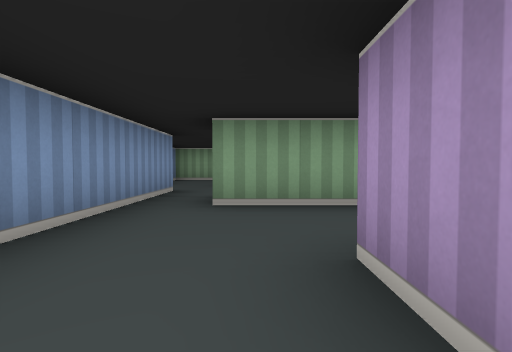
[1] (above)

19 first-person views from a walk through a cub3D ray-caster map. The camera is about half as high as the walls, tilts 2° down and sees 80° across. The floor is counted in squares. Each view is taken from the middle of a square. On the plan, view 1 faces up. The plan holds only what a view shows up to about 9 squares ahead; the rest is blank. The place goes on beyond the plan.

[2]
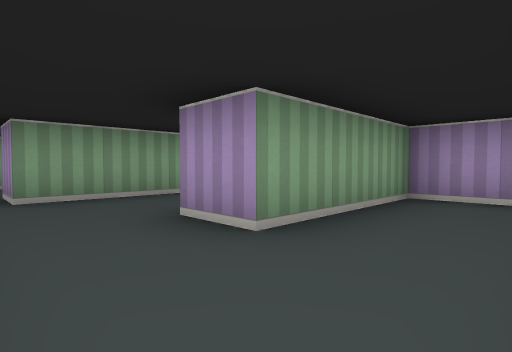

[3]
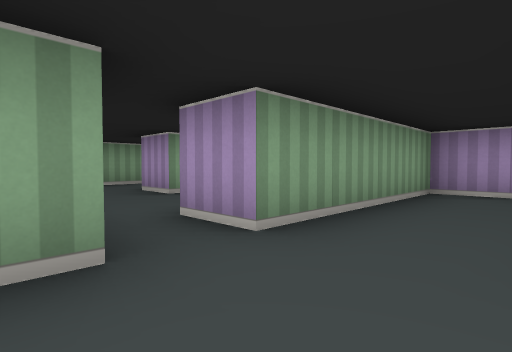

[4]
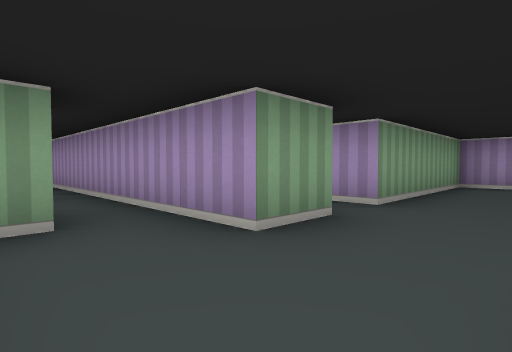

[5]
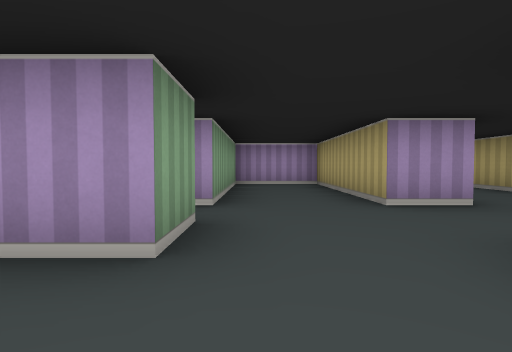

[6]
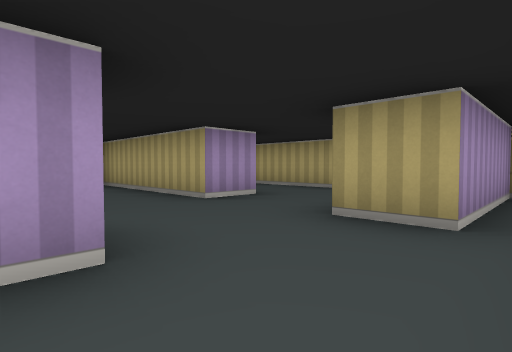

[7]
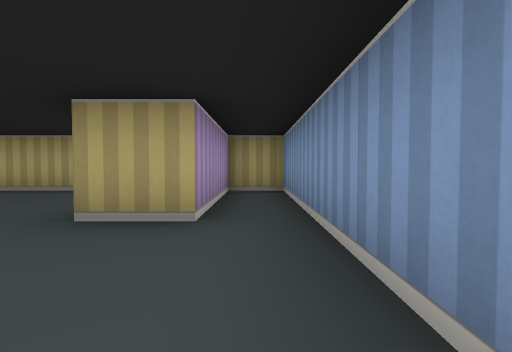

[8]
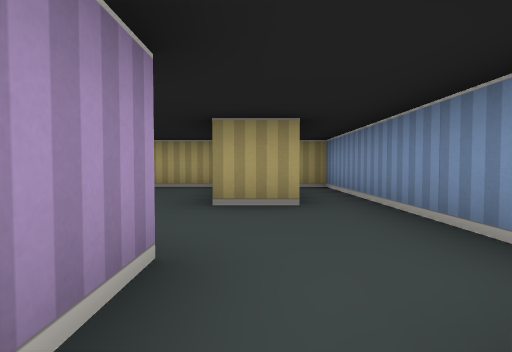

[9]
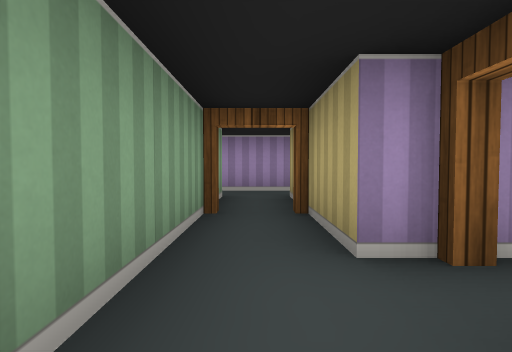

[10]
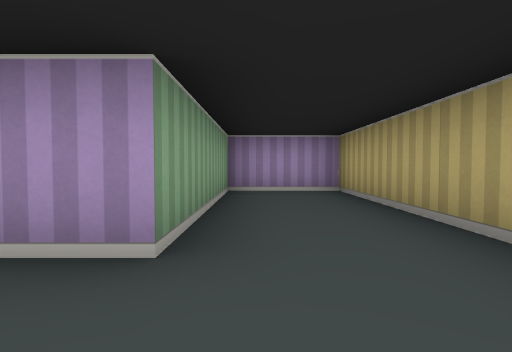

[11]
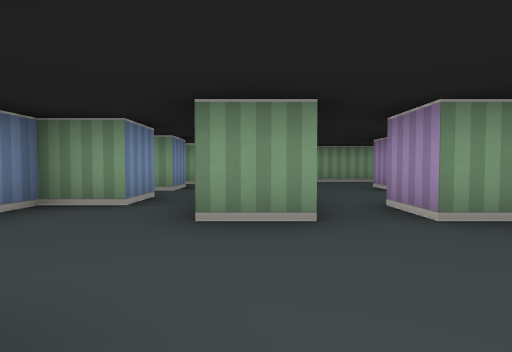

[12]
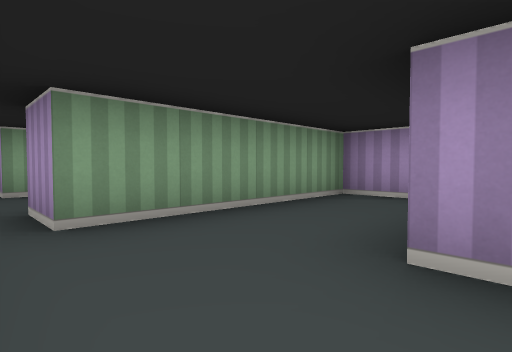

[13]
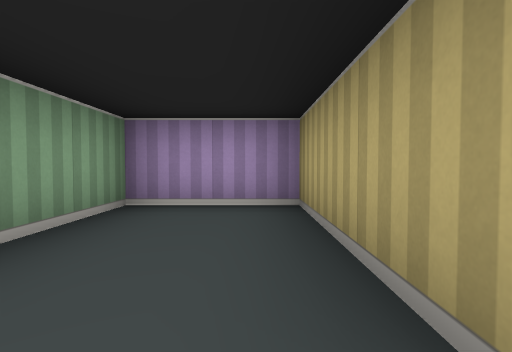

[14]
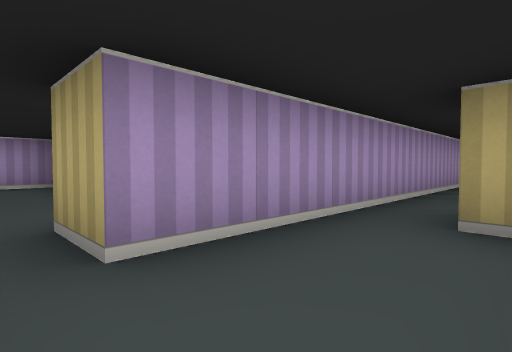

[15]
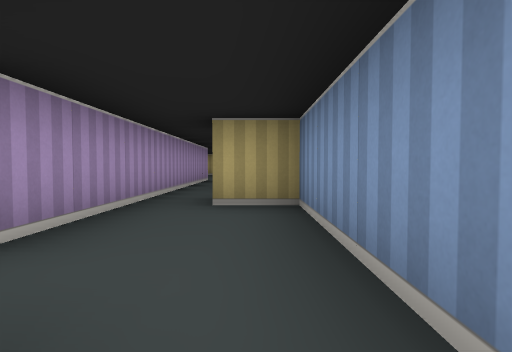

[16]
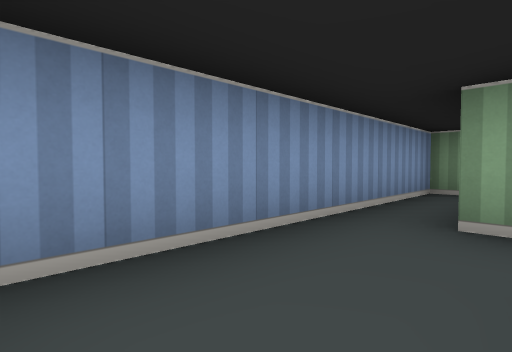

[17]
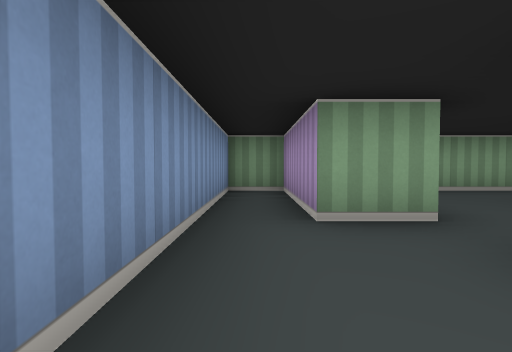

[18]
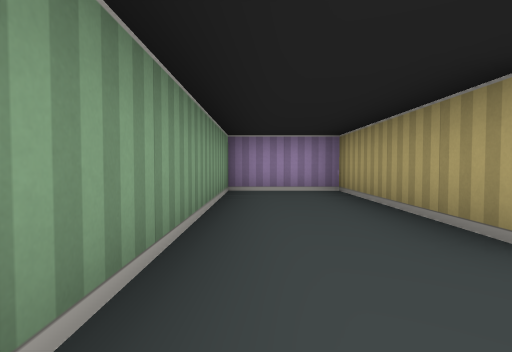

[19]
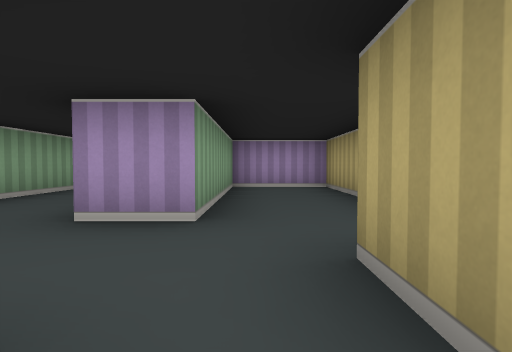

### Floor plan
Ten units are one square. View 1 is at (0, 0); x grows to the right and y downward. Boxes are objects, and circles mark ways between rooms. Rooms are numbered by the first view taken in them; rooms with no view inside come last. Other rooms are left out.
<svg viewBox="-80 -100 120 180">
<path fill="none" stroke="#000" d="M-5 25 -5 15M35 6 35 -5 5 -5M-5 45 35 45 35 25 -5 25M-14 25 -25 25 -25 15M-35 15 -45 15 -45 75 -35 75 -35 45 -25 45M-35 -15 -35 -5 -50 -5M-50 5 -35 5 -35 15M-25 15 -25 -25M-65 5 -50 5M-50 -5 -75 -5M-21 75 35 75 35 55 -5 55 -5 45M5 -5 5 -15 35 -15 35 -35 -5 -35M-15 -35 -15 -18M-24 -65 -35 -65 -35 -95 -45 -95 -45 -35 -35 -35M-25 -25 -25 -55M-2 -75 35 -75 35 -95 -15 -95M-5 -65 -5 -75M15 -45 35 -45 35 -65 -5 -65M-5 -35 -5 -45M-25 -55 -15 -55 -15 -35"/>
<circle cx="-10" cy="20" r="3" fill="#2a7"/>
<circle cx="-5" cy="-10" r="3" fill="#2a7"/>
<circle cx="-30" cy="10" r="3" fill="#2a7"/>
<circle cx="-15" cy="50" r="3" fill="#2a7"/>
<circle cx="-50" cy="0" r="3" fill="#2a7"/>
<circle cx="-30" cy="-30" r="3" fill="#2a7"/>
<circle cx="-10" cy="-40" r="3" fill="#2a7"/>
<circle cx="-20" cy="-60" r="3" fill="#2a7"/>
<circle cx="-15" cy="-70" r="3" fill="#2a7"/>
<text x="10" y="10">1</text>
<text x="-10" y="40">2</text>
<text x="-30" y="-10">3</text>
<text x="-70" y="0">4</text>
<text x="0" y="60">5</text>
<text x="10" y="-20">6</text>
<text x="-40" y="-60">7</text>
<text x="0" y="-80">8</text>
<text x="10" y="-50">9</text>
</svg>
Room 1 opens to room 2. Room 1 opens to room 6. Room 2 opens to room 3. Room 2 opens to room 5. Room 3 opens to room 4. Room 3 opens to room 7. Room 6 opens to room 9. Room 7 opens to room 9. Room 8 opens to room 9.

Where each view was taken, in squares from view 1:
view 1: 0 up, 0 right, facing up
view 2: 1 down, 1 left, facing up-right
view 3: 4 down, 2 left, facing up-right
view 4: 4 down, 4 left, facing up-right
view 5: 3 down, 4 left, facing right
view 6: 2 down, 4 left, facing down-right
view 7: 2 down, 4 left, facing down
view 8: 1 down, 3 left, facing down
view 9: 0 up, 8 left, facing right
view 10: 6 down, 2 left, facing right
view 11: 5 down, 2 left, facing up
view 12: 1 up, 1 left, facing up-right
view 13: 2 up, 0 right, facing right
view 14: 6 up, 4 left, facing down-right
view 15: 7 up, 4 left, facing down
view 16: 4 up, 3 left, facing up-left
view 17: 4 up, 4 left, facing up
view 18: 9 up, 2 left, facing right
view 19: 6 up, 3 left, facing right
